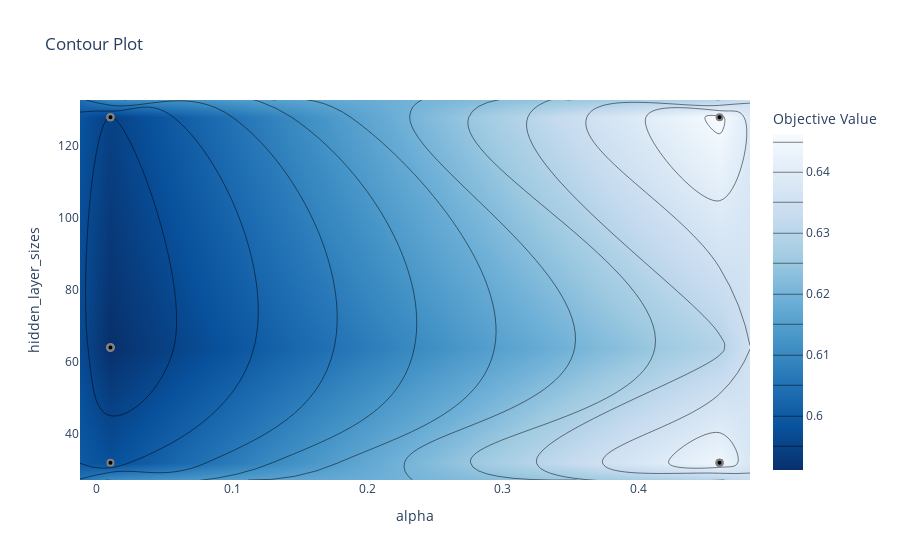

The notebook cell saved with this chart:
### Code cell
optuna.visualization.plot_contour(study_1, ['alpha', 'hidden_layer_sizes'])

### Figure 1 — Plotly figure (JSON) as saved in the notebook; plotly's stock layout.template omitted (floating-point values rounded to 4 significant figures)
{"data": [{"colorbar": {"title": {"text": "Objective Value"}}, "colorscale": [[0, "rgb(247,251,255)"], [0.125, "rgb(222,235,247)"], [0.25, "rgb(198,219,239)"], [0.375, "rgb(158,202,225)"], [0.5, "rgb(107,174,214)"], [0.625, "rgb(66,146,198)"], [0.75, "rgb(33,113,181)"], [0.875, "rgb(8,81,156)"], [1, "rgb(8,48,107)"]], "connectgaps": true, "contours": {"coloring": "heatmap"}, "hoverinfo": "none", "line": {"smoothing": 1.3}, "reversescale": true, "type": "contour", "x": [-0.0125, 0.01, 0.46, 0.4825], "y": [27.2, 32, 64, 128, 132.8], "z": [[null, null, null, null], [null, 0.5977, 0.6439, null], [null, 0.5911, null, null], [null, 0.5947, 0.6462, null], [null, null, null, null]]}, {"marker": {"color": "black", "line": {"color": "Grey", "width": 2}}, "mode": "markers", "showlegend": false, "type": "scatter", "x": [0.01, 0.46, 0.01, 0.46, 0.01, 0.01, 0.46, 0.01, 0.01, 0.46, 0.01, 0.01, 0.01, 0.01, 0.01], "y": [128, 32, 64, 32, 64, 32, 32, 128, 128, 128, 64, 64, 64, 64, 64]}], "layout": {"title": {"text": "Contour Plot"}, "xaxis": {"range": [-0.0125, 0.4825], "title": {"text": "alpha"}}, "yaxis": {"range": [27.2, 132.8], "title": {"text": "hidden_layer_sizes"}}}}
